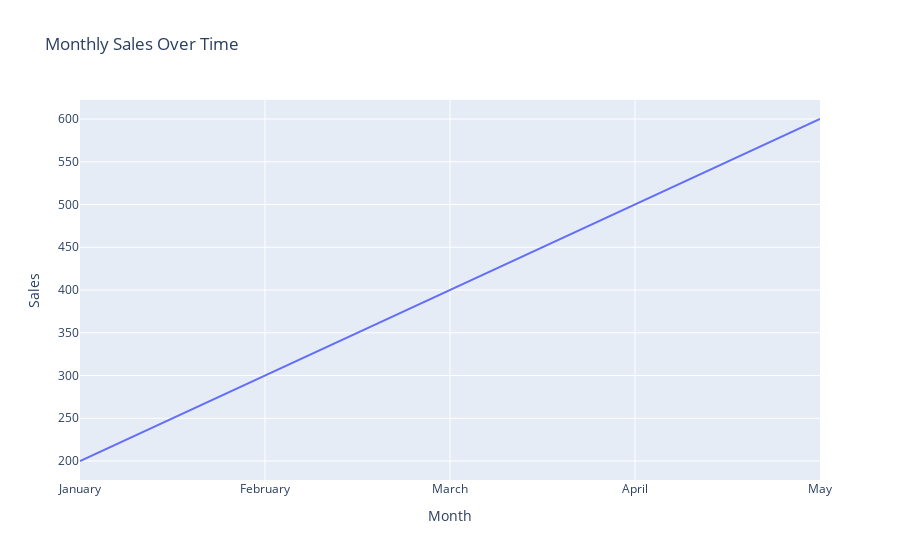

This figure's notebook cell:
### Markdown cell above
## 2. Creating a Line Chart

Line charts are useful for visualizing trends over time. In Plotly, you can create interactive line charts that allow users to hover over data points and see the exact values.

### Code cell
# Sample data
data = {
    'Month': ['January', 'February', 'March', 'April', 'May'],
    'Sales': [200, 300, 400, 500, 600]
}

# Creating a line chart using Plotly Express
fig = px.line(data, x='Month', y='Sales', title='Monthly Sales Over Time')

# Display the figure
fig.show()

### Figure 1 — Plotly figure (JSON) as saved in the notebook; plotly's stock layout.template omitted (floating-point values rounded to 4 significant figures)
{"data": [{"hovertemplate": "Month=%{x}<br>Sales=%{y}<extra></extra>", "legendgroup": "", "line": {"color": "#636efa", "dash": "solid"}, "marker": {"symbol": "circle"}, "mode": "lines", "name": "", "orientation": "v", "showlegend": false, "type": "scatter", "x": ["January", "February", "March", "April", "May"], "xaxis": "x", "y": [200, 300, 400, 500, 600], "yaxis": "y"}], "layout": {"legend": {"tracegroupgap": 0}, "title": {"text": "Monthly Sales Over Time"}, "xaxis": {"anchor": "y", "domain": [0, 1], "title": {"text": "Month"}}, "yaxis": {"anchor": "x", "domain": [0, 1], "title": {"text": "Sales"}}}}
